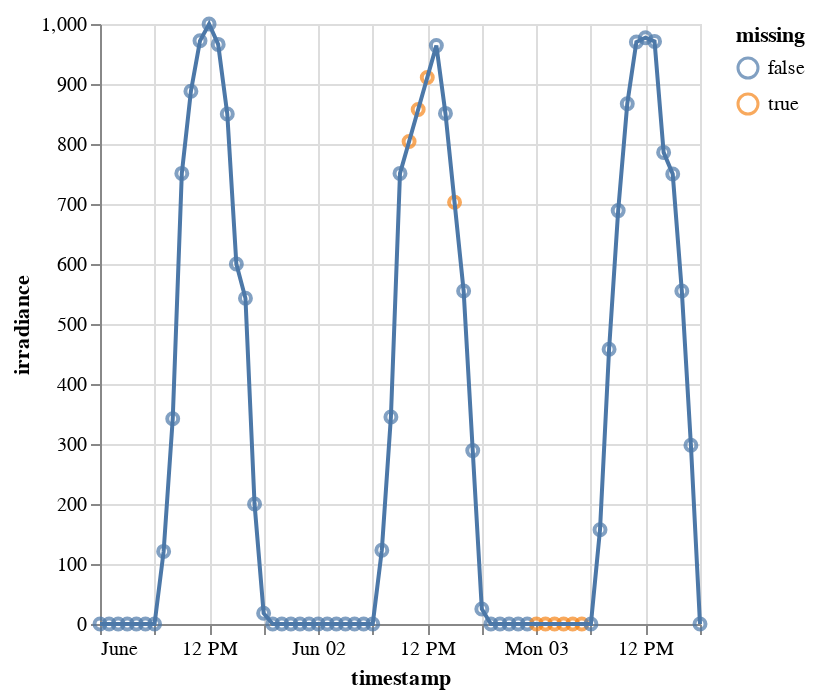

The code cell stored with this chart in its notebook:
### Markdown cell above
#### Quick plot

### Code cell
line = alt.Chart(df_interpolated.reset_index()).mark_line().encode(
    x='timestamp:T',
    y='irradiance:Q',
)

points = alt.Chart(df_interpolated.reset_index()).mark_point().encode(
    x='timestamp:T',
    y='irradiance:Q',
    color="missing",
)

points + line

### Figure 1 — Vega-Lite specification as saved in the notebook (floating-point values rounded to 4 significant figures)
{"$schema": "https://vega.github.io/schema/vega-lite/v5.20.1.json", "config": {"view": {"continuousHeight": 300, "continuousWidth": 300}}, "datasets": {"data-cbff6478369e492a050d5e2dfa05733b": [{"irradiance": 0, "missing": false, "timestamp": "2024-06-01T00:00:00"}, {"irradiance": 0, "missing": false, "timestamp": "2024-06-01T01:00:00"}, {"irradiance": 0, "missing": false, "timestamp": "2024-06-01T02:00:00"}, {"irradiance": 0, "missing": false, "timestamp": "2024-06-01T03:00:00"}, {"irradiance": 0, "missing": false, "timestamp": "2024-06-01T04:00:00"}, {"irradiance": 0, "missing": false, "timestamp": "2024-06-01T05:00:00"}, {"irradiance": 0, "missing": false, "timestamp": "2024-06-01T06:00:00"}, {"irradiance": 121, "missing": false, "timestamp": "2024-06-01T07:00:00"}, {"irradiance": 342, "missing": false, "timestamp": "2024-06-01T08:00:00"}, {"irradiance": 751, "missing": false, "timestamp": "2024-06-01T09:00:00"}, {"irradiance": 888, "missing": false, "timestamp": "2024-06-01T10:00:00"}, {"irradiance": 972, "missing": false, "timestamp": "2024-06-01T11:00:00"}, {"irradiance": 1000, "missing": false, "timestamp": "2024-06-01T12:00:00"}, {"irradiance": 966, "missing": false, "timestamp": "2024-06-01T13:00:00"}, {"irradiance": 850, "missing": false, "timestamp": "2024-06-01T14:00:00"}, {"irradiance": 600, "missing": false, "timestamp": "2024-06-01T15:00:00"}, {"irradiance": 543, "missing": false, "timestamp": "2024-06-01T16:00:00"}, {"irradiance": 200, "missing": false, "timestamp": "2024-06-01T17:00:00"}, {"irradiance": 18, "missing": false, "timestamp": "2024-06-01T18:00:00"}, {"irradiance": 0, "missing": false, "timestamp": "2024-06-01T19:00:00"}, {"irradiance": 0, "missing": false, "timestamp": "2024-06-01T20:00:00"}, {"irradiance": 0, "missing": false, "timestamp": "2024-06-01T21:00:00"}, {"irradiance": 0, "missing": false, "timestamp": "2024-06-01T22:00:00"}, {"irradiance": 0, "missing": false, "timestamp": "2024-06-01T23:00:00"}, {"irradiance": 0, "missing": false, "timestamp": "2024-06-02T00:00:00"}, {"irradiance": 0, "missing": false, "timestamp": "2024-06-02T01:00:00"}, {"irradiance": 0, "missing": false, "timestamp": "2024-06-02T02:00:00"}, {"irradiance": 0, "missing": false, "timestamp": "2024-06-02T03:00:00"}, {"irradiance": 0, "missing": false, "timestamp": "2024-06-02T04:00:00"}, {"irradiance": 0, "missing": false, "timestamp": "2024-06-02T05:00:00"}, {"irradiance": 0, "missing": false, "timestamp": "2024-06-02T06:00:00"}, {"irradiance": 123, "missing": false, "timestamp": "2024-06-02T07:00:00"}, {"irradiance": 345, "missing": false, "timestamp": "2024-06-02T08:00:00"}, {"irradiance": 751, "missing": false, "timestamp": "2024-06-02T09:00:00"}, {"irradiance": 804.2, "missing": true, "timestamp": "2024-06-02T10:00:00"}, {"irradiance": 857.5, "missing": true, "timestamp": "2024-06-02T11:00:00"}, {"irradiance": 910.8, "missing": true, "timestamp": "2024-06-02T12:00:00"}, {"irradiance": 964, "missing": false, "timestamp": "2024-06-02T13:00:00"}, {"irradiance": 851, "missing": false, "timestamp": "2024-06-02T14:00:00"}, {"irradiance": 703, "missing": true, "timestamp": "2024-06-02T15:00:00"}, {"irradiance": 555, "missing": false, "timestamp": "2024-06-02T16:00:00"}, {"irradiance": 289, "missing": false, "timestamp": "2024-06-02T17:00:00"}, {"irradiance": 25, "missing": false, "timestamp": "2024-06-02T18:00:00"}, {"irradiance": 0, "missing": false, "timestamp": "2024-06-02T19:00:00"}, {"irradiance": 0, "missing": false, "timestamp": "2024-06-02T20:00:00"}, {"irradiance": 0, "missing": false, "timestamp": "2024-06-02T21:00:00"}, {"irradiance": 0, "missing": false, "timestamp": "2024-06-02T22:00:00"}, {"irradiance": 0, "missing": false, "timestamp": "2024-06-02T23:00:00"}, {"irradiance": 0, "missing": true, "timestamp": "2024-06-03T00:00:00"}, {"irradiance": 0, "missing": true, "timestamp": "2024-06-03T01:00:00"}, {"irradiance": 0, "missing": true, "timestamp": "2024-06-03T02:00:00"}, {"irradiance": 0, "missing": true, "timestamp": "2024-06-03T03:00:00"}, {"irradiance": 0, "missing": true, "timestamp": "2024-06-03T04:00:00"}, {"irradiance": 0, "missing": true, "timestamp": "2024-06-03T05:00:00"}, {"irradiance": 0, "missing": false, "timestamp": "2024-06-03T06:00:00"}, {"irradiance": 157, "missing": false, "timestamp": "2024-06-03T07:00:00"}, {"irradiance": 458, "missing": false, "timestamp": "2024-06-03T08:00:00"}, {"irradiance": 689, "missing": false, "timestamp": "2024-06-03T09:00:00"}, {"irradiance": 867, "missing": false, "timestamp": "2024-06-03T10:00:00"}, {"irradiance": 970, "missing": false, "timestamp": "2024-06-03T11:00:00"}, {"irradiance": 977, "missing": false, "timestamp": "2024-06-03T12:00:00"}, {"irradiance": 971, "missing": false, "timestamp": "2024-06-03T13:00:00"}, {"irradiance": 786, "missing": false, "timestamp": "2024-06-03T14:00:00"}, {"irradiance": 750, "missing": false, "timestamp": "2024-06-03T15:00:00"}, {"irradiance": 555, "missing": false, "timestamp": "2024-06-03T16:00:00"}, {"irradiance": 298, "missing": false, "timestamp": "2024-06-03T17:00:00"}, {"irradiance": 0, "missing": false, "timestamp": "2024-06-03T18:00:00"}]}, "layer": [{"data": {"name": "data-cbff6478369e492a050d5e2dfa05733b"}, "encoding": {"color": {"field": "missing", "type": "nominal"}, "x": {"field": "timestamp", "type": "temporal"}, "y": {"field": "irradiance", "type": "quantitative"}}, "mark": {"type": "point"}}, {"data": {"name": "data-cbff6478369e492a050d5e2dfa05733b"}, "encoding": {"x": {"field": "timestamp", "type": "temporal"}, "y": {"field": "irradiance", "type": "quantitative"}}, "mark": {"type": "line"}}]}
